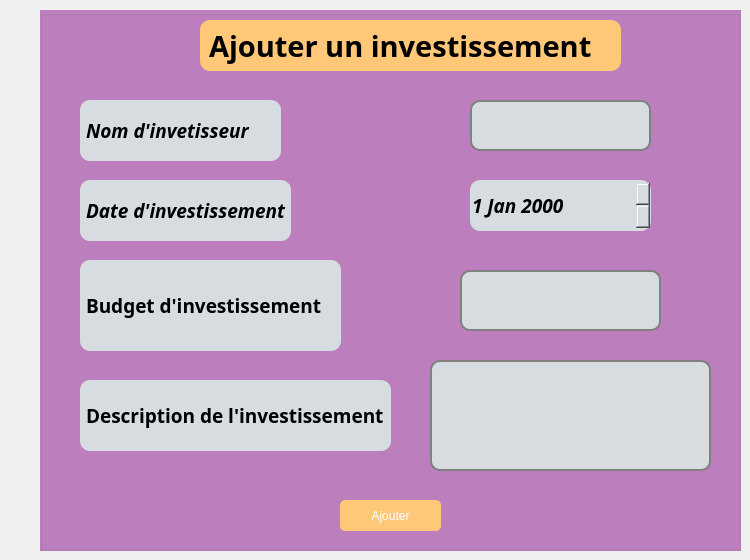
     <widget class="QWidget" name="page">
      <widget class="QGroupBox" name="Add">
       <property name="geometry">
        <rect>
         <x>40</x>
         <y>10</y>
         <width>701</width>
         <height>541</height>
        </rect>
       </property>
       <property name="styleSheet">
        <string notr="true">QGroupBox {
    font: 12px;
 background-color:#be7fbe;
}

QLineEdit {
    border: 2px solid gray;
    border-radius: 10px;
    padding: 10px;
}

QPushButton {
    background-color: rgb(58, 195, 197);
    color: white;
    border-radius: 5px;
    padding: 5px;
}

QLineEdit:focus, QPushButton:focus {
    border: 2px solid #4CAF50;
}

QLabel {
    font-weight: bold;
    padding: 1px;
}</string>
       </property>
       <property name="title">
        <string/>
       </property>
       <widget class="QDateEdit" name="date_Invest">
        <property name="geometry">
         <rect>
          <x>430</x>
          <y>170</y>
          <width>181</width>
          <height>51</height>
         </rect>
        </property>
        <property name="font">
         <font>
          <family>Tw Cen MT</family>
          <pointsize>14</pointsize>
          <weight>75</weight>
          <italic>true</italic>
          <bold>true</bold>
         </font>
        </property>
        <property name="styleSheet">
         <string notr="true">border-radius: 10px;
background-color:#D6DCE0;
</string>
        </property>
       </widget>
       <widget class="QLabel" name="dateLbael">
        <property name="geometry">
         <rect>
          <x>40</x>
          <y>170</y>
          <width>211</width>
          <height>61</height>
         </rect>
        </property>
        <property name="font">
         <font>
          <family>Tw Cen MT</family>
          <pointsize>14</pointsize>
          <weight>75</weight>
          <italic>true</italic>
          <bold>true</bold>
         </font>
        </property>
        <property name="styleSheet">
         <string notr="true">border-radius: 10px;
background-color:#D6DCE0;
</string>
        </property>
        <property name="text">
         <string>Date d'investissement</string>
        </property>
       </widget>
       <widget class="QLabel" name="descLabel">
        <property name="geometry">
         <rect>
          <x>40</x>
          <y>370</y>
          <width>311</width>
          <height>71</height>
         </rect>
        </property>
        <property name="font">
         <font>
          <family>Tw Cen MT</family>
          <pointsize>14</pointsize>
          <weight>75</weight>
          <bold>true</bold>
         </font>
        </property>
        <property name="styleSheet">
         <string notr="true">border-radius: 10px;
background-color:#D6DCE0;
</string>
        </property>
        <property name="text">
         <string>Description de l'investissement</string>
        </property>
       </widget>
       <widget class="QLabel" name="Ajouter">
        <property name="geometry">
         <rect>
          <x>160</x>
          <y>10</y>
          <width>421</width>
          <height>51</height>
         </rect>
        </property>
        <property name="font">
         <font>
          <family>Tw Cen MT</family>
          <pointsize>22</pointsize>
          <weight>75</weight>
          <italic>false</italic>
          <bold>true</bold>
         </font>
        </property>
        <property name="styleSheet">
         <string notr="true">background-color:#ffc778;
border-radius: 10px;</string>
        </property>
        <property name="text">
         <string>Ajouter un investissement</string>
        </property>
       </widget>
       <widget class="QLineEdit" name="nom_Inv">
        <property name="geometry">
         <rect>
          <x>430</x>
          <y>90</y>
          <width>181</width>
          <height>51</height>
         </rect>
        </property>
        <property name="font">
         <font>
          <family>Tw Cen MT</family>
          <pointsize>12</pointsize>
         </font>
        </property>
        <property name="styleSheet">
         <string notr="true">border-radius: 10px;
background-color:#D6DCE0;
</string>
        </property>
       </widget>
       <widget class="QLabel" name="id_label">
        <property name="geometry">
         <rect>
          <x>40</x>
          <y>90</y>
          <width>201</width>
          <height>61</height>
         </rect>
        </property>
        <property name="font">
         <font>
          <family>Tw Cen MT</family>
          <pointsize>14</pointsize>
          <weight>75</weight>
          <italic>true</italic>
          <bold>true</bold>
         </font>
        </property>
        <property name="styleSheet">
         <string notr="true">border-radius: 10px;
background-color:#D6DCE0;
</string>
        </property>
        <property name="text">
         <string>Nom d'invetisseur</string>
        </property>
       </widget>
       <widget class="QPushButton" name="pushButton_add">
        <property name="geometry">
         <rect>
          <x>300</x>
          <y>490</y>
          <width>101</width>
          <height>31</height>
         </rect>
        </property>
        <property name="maximumSize">
         <size>
          <width>101</width>
          <height>31</height>
         </size>
        </property>
        <property name="styleSheet">
         <string notr="true">background-color:#ffc778;
</string>
        </property>
        <property name="text">
         <string>Ajouter</string>
        </property>
        <property name="icon">
         <iconset>
          <normaloff>:/Icones/Icones/ajouter.png</normaloff>:/Icones/Icones/ajouter.png</iconset>
        </property>
        <property name="iconSize">
         <size>
          <width>20</width>
          <height>20</height>
         </size>
        </property>
       </widget>
       <widget class="QLabel" name="budgetLabel">
        <property name="geometry">
         <rect>
          <x>40</x>
          <y>250</y>
          <width>261</width>
          <height>91</height>
         </rect>
        </property>
        <property name="font">
         <font>
          <family>Tw Cen MT</family>
          <pointsize>14</pointsize>
          <weight>75</weight>
          <bold>true</bold>
         </font>
        </property>
        <property name="styleSheet">
         <string notr="true">border-radius: 10px;
background-color:#D6DCE0;
</string>
        </property>
        <property name="text">
         <string>Budget d'investissement</string>
        </property>
       </widget>
       <widget class="QLineEdit" name="budget_Invest">
        <property name="geometry">
         <rect>
          <x>420</x>
          <y>260</y>
          <width>201</width>
          <height>61</height>
         </rect>
        </property>
        <property name="font">
         <font>
          <family>Tw Cen MT</family>
          <pointsize>12</pointsize>
         </font>
        </property>
        <property name="styleSheet">
         <string notr="true">border-radius: 10px;
background-color:#D6DCE0;
</string>
        </property>
       </widget>
       <widget class="QLineEdit" name="desc_Invest">
        <property name="geometry">
         <rect>
          <x>390</x>
          <y>350</y>
          <width>281</width>
          <height>111</height>
         </rect>
        </property>
        <property name="font">
         <font>
          <family>Tw Cen MT</family>
          <pointsize>10</pointsize>
         </font>
        </property>
        <property name="styleSheet">
         <string notr="true">border-radius: 10px;
background-color:#D6DCE0;
</string>
        </property>
       </widget>
      </widget>
     </widget>
